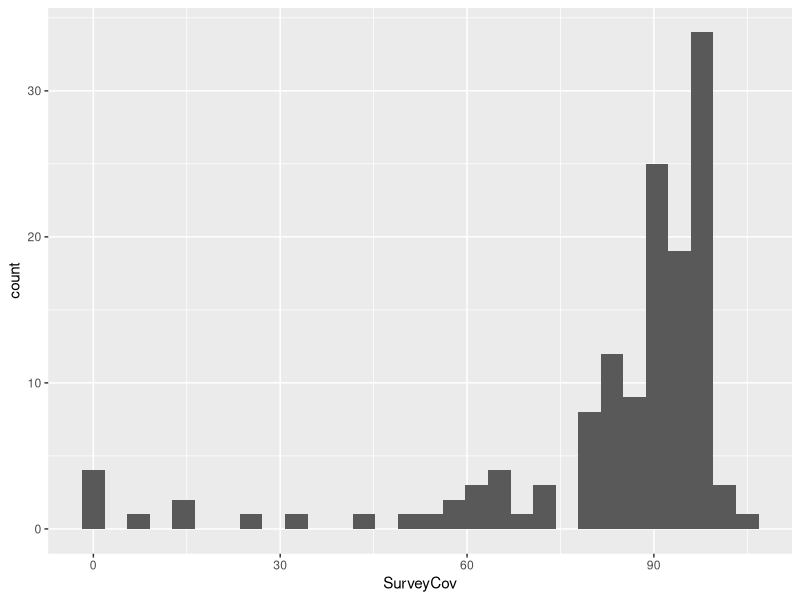
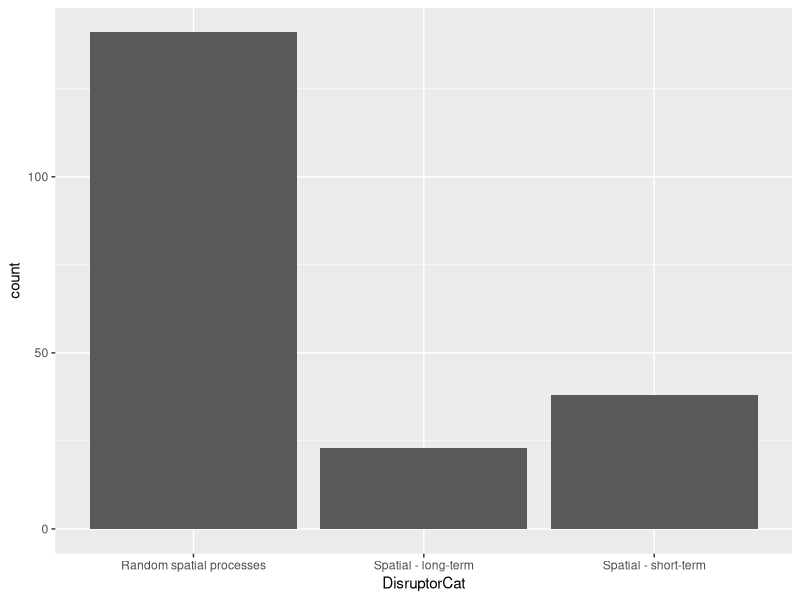
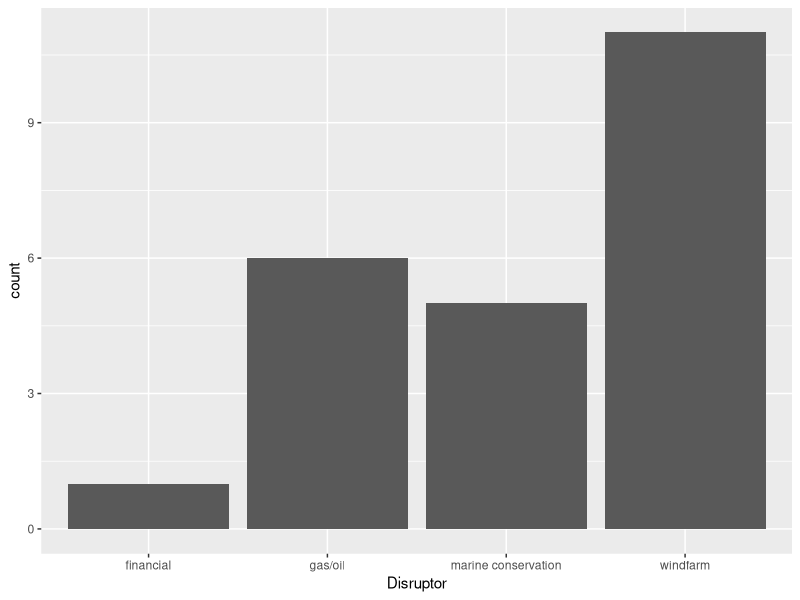
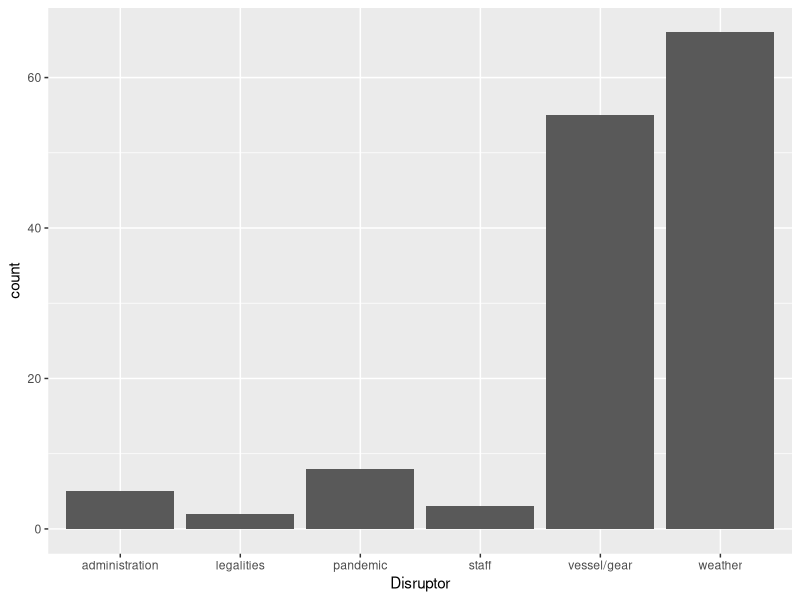
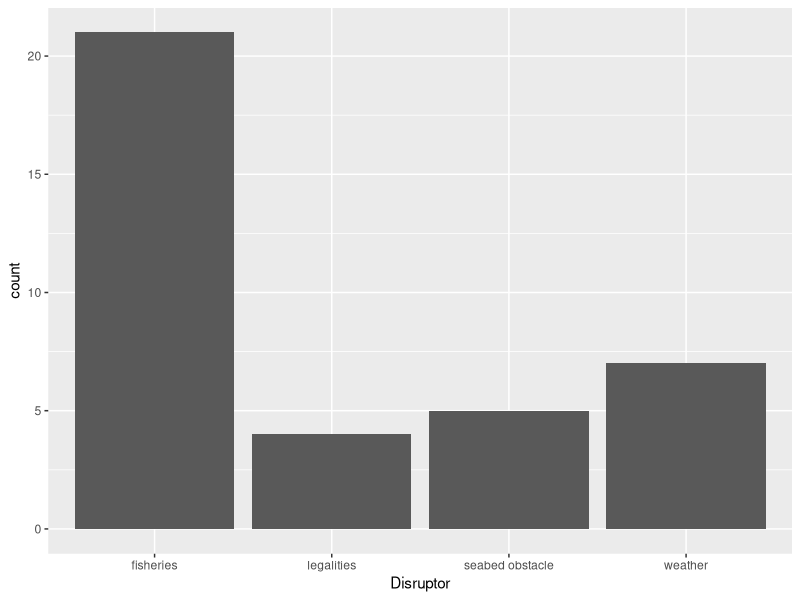
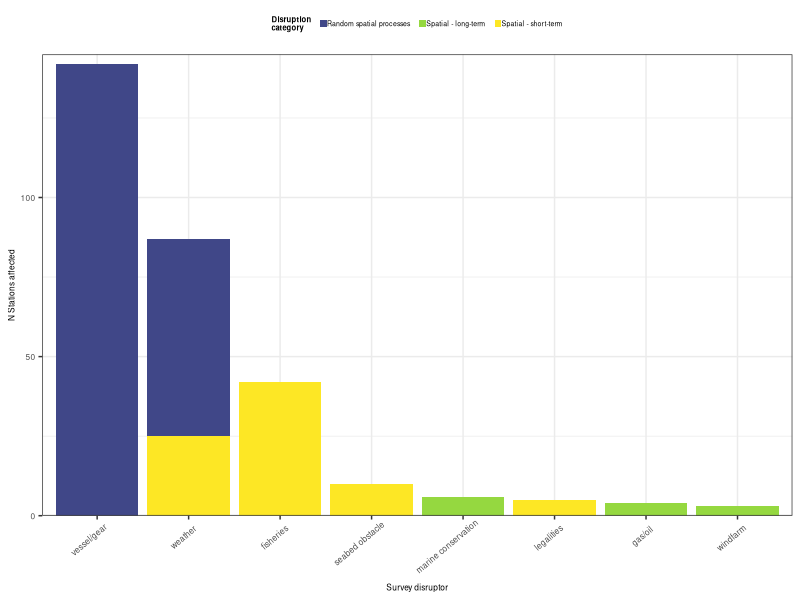
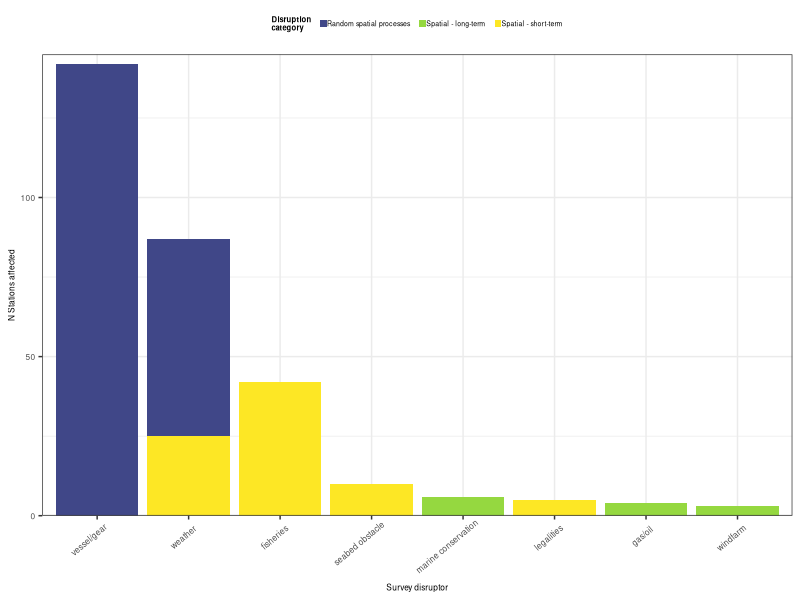

The R source for these figures, in order:
###
## Visualise and summarise recorded survey data gaps
## Author: Anna Stroh
## Date: July 2024
###


library(dplyr)
library(ggplot2)
#library(viridis)
#library(viridisLite)


# Read and clean file ------------------------------------------------------------


record <- read.csv("DisruptionRecord_WorkFile.csv")
names(record)
str(record)

unique(record$DisruptorCat)
record$DisruptorCat <- gsub(2, "Spatial - short-term", record$DisruptorCat)
record$DisruptorCat <- gsub(1, "Spatial - long-term", record$DisruptorCat)
record$DisruptorCat <- gsub(3, "Random spatial processes", record$DisruptorCat)

# Remove NAs for category since the are representative of a lack of record of survey disruption
record <- record[!is.na(record$DisruptorCat), ] 

unique(record$Disruptor)
record$Disruptor <- gsub("gear", "vessel/gear", record$Disruptor)
record$Disruptor <- gsub("oil/gas", "gas/oil", record$Disruptor)
record$Disruptor <- gsub("legal", "legalities", record$Disruptor)




# Plotting ----------------------------------------------------------------

# histogram of survey coverage

ggplot(data = record, aes(SurveyCov)) +
  geom_histogram() # swewed

median(record$SurveyCov, na.rm = TRUE) #90.5


#### CATEGORY AND DISRUPTOR FREQUENCY 
cat <- record |>
  ggplot(aes(DisruptorCat)) +
  geom_histogram(stat = 'count')
cat # as expected not hugely helpful

dis_longterm <- record |>
  filter(DisruptorCat == 'Spatial - long-term') |>
  ggplot(aes(Disruptor)) +
  geom_histogram(stat = 'count')
dis_longterm

dis_random <- record |>
  filter(DisruptorCat == 'Random spatial processes', 
         Disruptor != 'military', 
         Disruptor != 'financial') |>
  ggplot(aes(Disruptor)) +
  geom_histogram(stat = 'count')
dis_random

dis_spat <- record |>
  filter(DisruptorCat == 'Spatial - short-term',
         Disruptor != 'military') |>
  ggplot(aes(Disruptor)) +
  geom_histogram(stat = 'count')
dis_spat

## quantify frequency
record_summary <- record |>
  select(SurveyYear, Survey, DisruptorCat, Disruptor) |>
  distinct() |>
  mutate(DisruptorCat = as.factor(DisruptorCat),
         Disruptor = as.factor(Disruptor)) |>
  group_by(DisruptorCat, Disruptor) |>
  summarise(Freq = n())
record_summary


#### STATIONS AFFECTED

short_term <- c('Random Spatial Processes', 'Spatial - short-term')

# number of stations affected (if specified in report)

no_st_rec <- c('', 'administration', 'pandemic', 'financial',
               'military', 'NA', 'staff')
#unique(sta_aff$Disruptor)

level_order <- c('vessel/gear', 'weather', 'fisheries',
                 'seabed obstacle', 'marine conservation', 'legalities', 
                 'administration', 'gas/oil', 'windfarm') 

#single_season <- c('weather', 'vessel/gear', 'fisheries') 

sta_aff <- record |>
  filter(!Disruptor %in% no_st_rec, # filter out entries without station record
         !is.na(NStaAff)) |>
  mutate(NStaAff = as.integer(NStaAff),
         DisruptorCat = as.factor(DisruptorCat),
         Disruptor = as.factor(Disruptor)) |>
  group_by(DisruptorCat, Disruptor) |>
  summarise(SumStaAff = sum(NStaAff))
sta_aff  

standalone <- ggplot(data = sta_aff, aes(factor(Disruptor, level = level_order), SumStaAff, fill = DisruptorCat)) +
  geom_col() +
  scale_fill_manual(values = c("Spatial - long-term" = '#95D840FF',
                               "Spatial - short-term" = '#FDE725FF',
                               "Random spatial processes" = '#404788FF')) +
  xlab('Survey disruptor') + ylab('N Stations affected') + 
  guides(fill = guide_legend(label.hjust = -0.5)) +
  labs(fill='Disruption\ncategory') +
  scale_y_continuous(limits = c(0,145), expand = c(0, 0)) +
  theme_bw() + 
  theme(axis.text.x = element_text(size = 6, angle = 40, vjust = 0.89, hjust = 0.8),
        axis.text.y = element_text(size = 6),
        axis.title = element_text(size = 6),
        legend.title = element_text(size = 5.5, face = "bold"), 
        legend.text = element_text(size = 5, margin = margin(l = -0.16, r = 0.16, unit = "mm")),
        legend.key.size = unit(2.2, "mm"), 
        legend.position = "top")
standalone
ggsave("n station affected simple.png", standalone, 
       width = 85, height = 90, units = "mm", dpi = 400)









